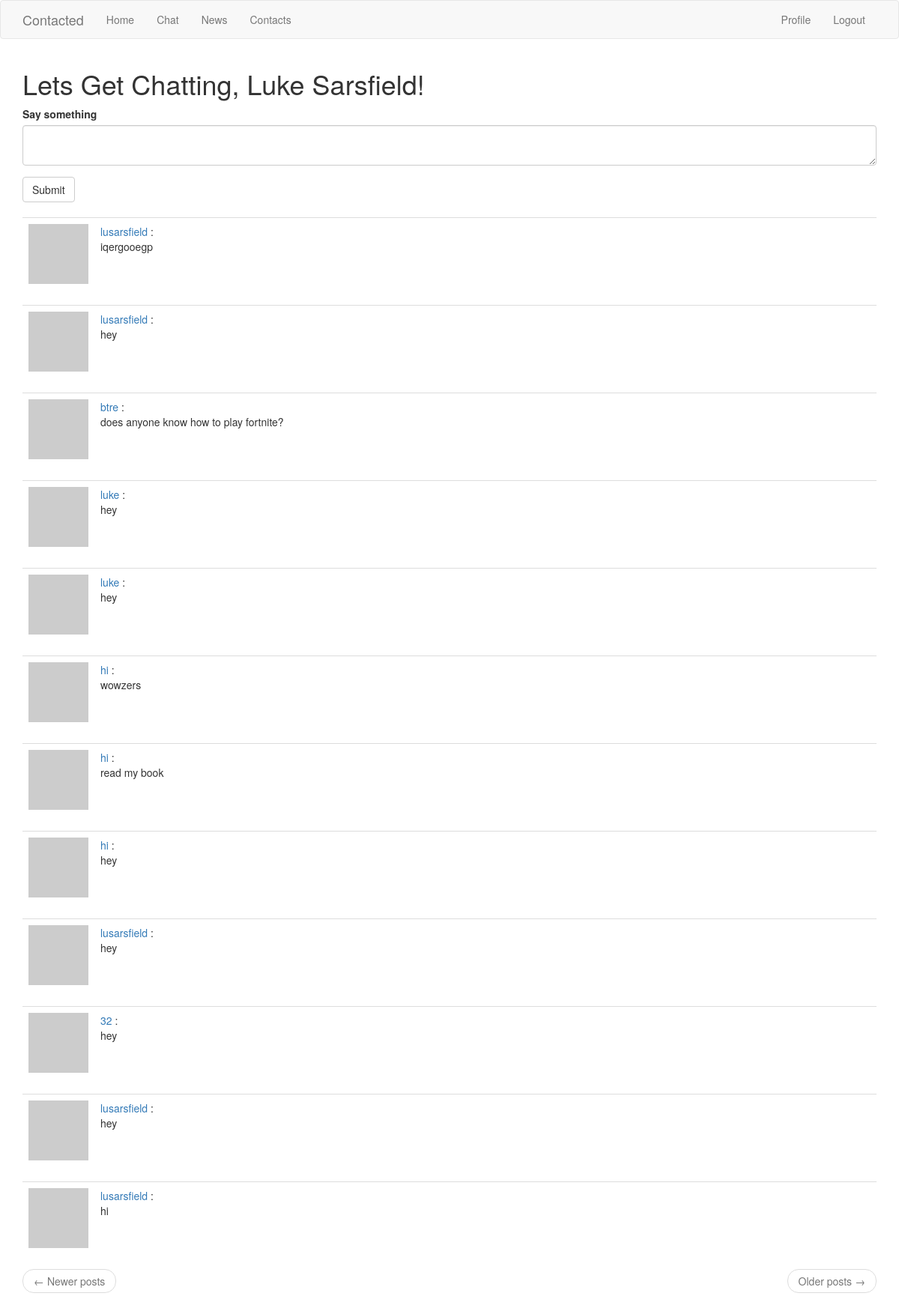
The page /chat (signed in) on the database its author committed.
### app/models.py (models this page shows, shortened)
class User(UserMixin, db.Model):
    id = db.Column(db.Integer, primary_key=True)
    username = db.Column(db.String(64), index=True, unique=True)
    email = db.Column(db.String(120), index=True, unique=True)
    password_hash = db.Column(db.String(128))
    posts = db.relationship('Post', backref='author', lazy='dynamic')
    fullname_me = db.Column(db.String(140))
    email_me = db.Column(db.String(140))
    phonenumber_me = db.Column(db.String(140))
    city_me = db.Column(db.String(140))
    jobtitle_me = db.Column(db.String(140))
    company_me = db.Column(db.String(140))
    about_me = db.Column(db.String(140))
    last_seen = db.Column(db.DateTime, default=datetime.utcnow)
    followed = db.relationship(
        'User', secondary=followers,
        primaryjoin=(followers.c.follower_id == id),
        secondaryjoin=(followers.c.followed_id == id),
        backref=db.backref('followers', lazy='dynamic'), lazy='dynamic')
    def avatar(self, size):
        digest = md5(self.email.lower().encode('utf-8')).hexdigest()
        return 'https://www.gravatar.com/avatar/{}?d=identicon&s={}'.format(
            digest, size)

class Post(db.Model):
    id = db.Column(db.Integer, primary_key=True)
    body = db.Column(db.String(140))
    timestamp = db.Column(db.DateTime, index=True, default=datetime.utcnow)
    user_id = db.Column(db.Integer, db.ForeignKey('user.id'))

### app/routes.py (the view)
@app.route('/chat', methods=['GET', 'POST'])
@login_required
def chat():
    form = PostForm()
    if form.validate_on_submit():
        post = Post(body=form.post.data, author=current_user)
        db.session.add(post)
        db.session.commit()
        flash('Your post is now live!')
        return redirect(url_for('chat'))
    page = request.args.get('page', 1, type=int)
    posts = Post.query.order_by(Post.timestamp.desc()).paginate(
        page=page, per_page=app.config['POSTS_PER_PAGE'], error_out=False)
    next_url = url_for('chat', page=posts.next_num) \
        if posts.has_next else None
    prev_url = url_for('chat', page=posts.prev_num) \
        if posts.has_prev else None
    return render_template('chat.html', title='Home', form=form,
                           posts=posts.items, next_url=next_url,
                           prev_url=prev_url)

### app/forms.py
class PostForm(FlaskForm):
    post = TextAreaField('Say something', validators=[DataRequired()])
    submit = SubmitField('Submit')

### app/models.py (called while the page is built)
@login.user_loader
def load_user(id):
    return User.query.get(int(id))

### app/routes.py (called while the page is built)
@app.before_request
def before_request():
    if current_user.is_authenticated:
        current_user.last_seen = datetime.utcnow()
        db.session.commit()

### app/templates/chat.html
{% extends "base.html" %}
{% import 'bootstrap/wtf.html' as wtf %}
{% block app_content %}
    <h1>Lets Get Chatting, {{ current_user.fullname_me}}!</h1>
    {% if form %}
    {{ wtf.quick_form(form) }}
    <br>
    {% endif %}
    {% for post in posts %}
        {% include '_post.html' %}
    {% endfor %}
    <nav aria-label="...">
        <ul class="pager">
            <li class="previous{% if not prev_url %} disabled{% endif %}">
                <a href="{{ prev_url or '#' }}">
                    <span aria-hidden="true">&larr;</span> Newer posts
                </a>
            </li>
            <li class="next{% if not next_url %} disabled{% endif %}">
                <a href="{{ next_url or '#' }}">
                    Older posts <span aria-hidden="true">&rarr;</span>
                </a>
            </li>
        </ul>
    </nav>
{% endblock %}

### app/templates/_post.html
<table class="table table-hover">
    <tr>
        <td width="70px">
            <a href="{{ url_for('user', username=post.author.username) }}">
                <img src="{{ post.author.avatar(70) }}" />
            </a>
        </td>
        <td>
            <a href="{{ url_for('user', username=post.author.username) }}">
                {{ post.author.username }}
            </a>
            :
            <br>
            {{ post.body }}
        </td>
    </tr>
</table>

### rows shown on the page
User: fullname_me "Luke Sarsfield"
Post: author.username "lusarsfield", body "iqergooegp"
Post: author.username "lusarsfield", body "hey"
Post: author.username "btre", body "does anyone know how to play fortnite?"
Post: author.username "luke", body "hey"
Post: author.username "luke", body "hey"
Post: author.username "hi", body "wowzers"
Post: author.username "hi", body "read my book"
Post: author.username "hi", body "hey"
Post: author.username "lusarsfield", body "hey"
Post: author.username "32", body "hey"
Post: author.username "lusarsfield", body "hey"
Post: author.username "lusarsfield", body "hi"
